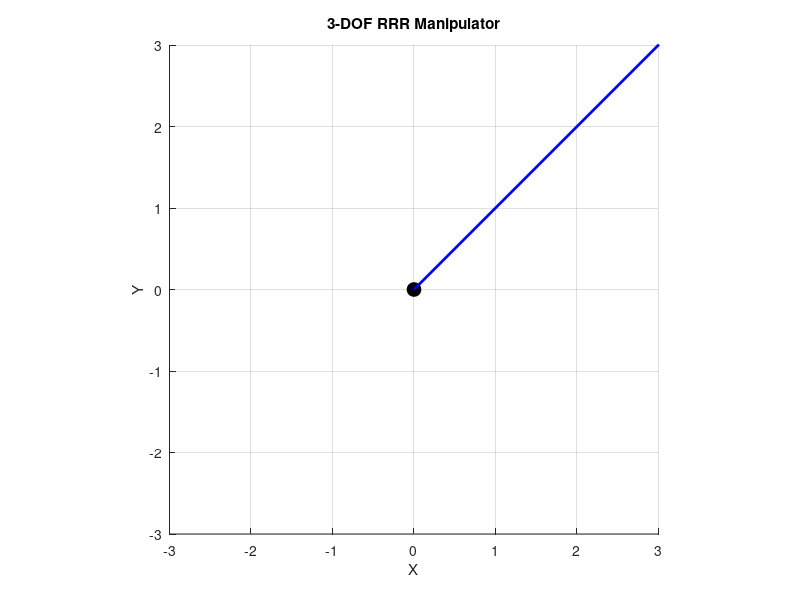

Reproduce this figure in MATLAB.
% Forward Kinematics for a 3-DOF RRR manipulator with graphical representation
clc; clear; close all;

% Define the parameters
L1 = 185; % Length of first link
L2 = 117.5; % Length of second link
L3 = 80; % Length of third link

% Input: Joint angles theta1, theta2, theta3
theta1 = pi/4; % Example value
theta2 = pi/4; % Example value
theta3 = pi/4; % Example value

% Compute the position of the end-effector
x = L1 * cos(theta1) + L2 * cos(theta1 + theta2) + L3 * cos(theta1 + theta2 + theta3);
y = L1 * sin(theta1) + L2 * sin(theta1 + theta2) + L3 * sin(theta1 + theta2 + theta3);
phi = theta1 + theta2 + theta3;

fprintf('Forward Kinematics:\n');
fprintf('x: %.2f, y: %.2f, phi: %.2f\n', x, y, phi);

% Plot the manipulator
figure;
hold on;
axis equal;
xlim([-3 3]);
ylim([-3 3]);

% Base
plot(0, 0, 'ko', 'MarkerSize', 10, 'MarkerFaceColor', 'k');

% First link
x1 = L1 * cos(theta1);
y1 = L1 * sin(theta1);
plot([0 x1], [0 y1], 'b-', 'LineWidth', 2);
plot(x1, y1, 'bo', 'MarkerSize', 5, 'MarkerFaceColor', 'b');

% Second link
x2 = x1 + L2 * cos(theta1 + theta2);
y2 = y1 + L2 * sin(theta1 + theta2);
plot([x1 x2], [y1 y2], 'r-', 'LineWidth', 2);
plot(x2, y2, 'ro', 'MarkerSize', 5, 'MarkerFaceColor', 'r');

% Third link
x3 = x2 + L3 * cos(theta1 + theta2 + theta3);
y3 = y2 + L3 * sin(theta1 + theta2 + theta3);
plot([x2 x3], [y2 y3], 'g-', 'LineWidth', 2);
plot(x3, y3, 'go', 'MarkerSize', 5, 'MarkerFaceColor', 'g');

title('3-DOF RRR Manipulator');
xlabel('X');
ylabel('Y');
grid on;
